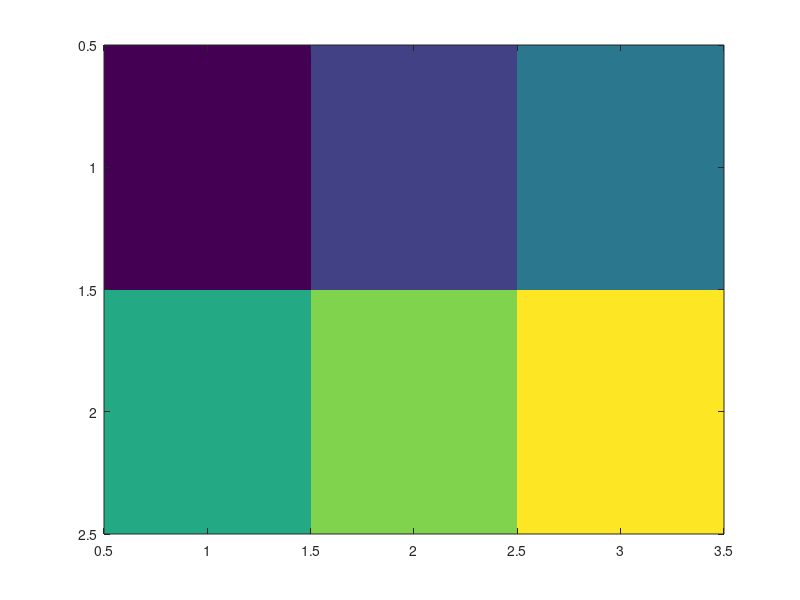
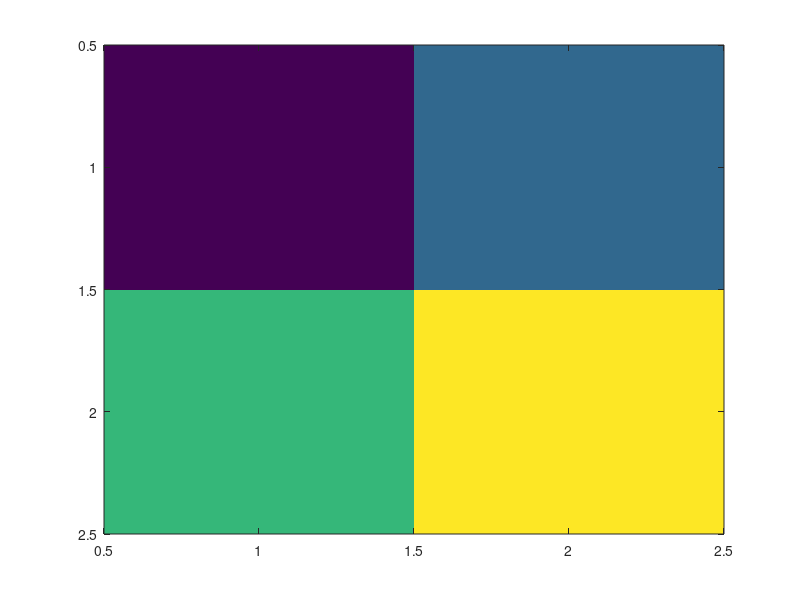
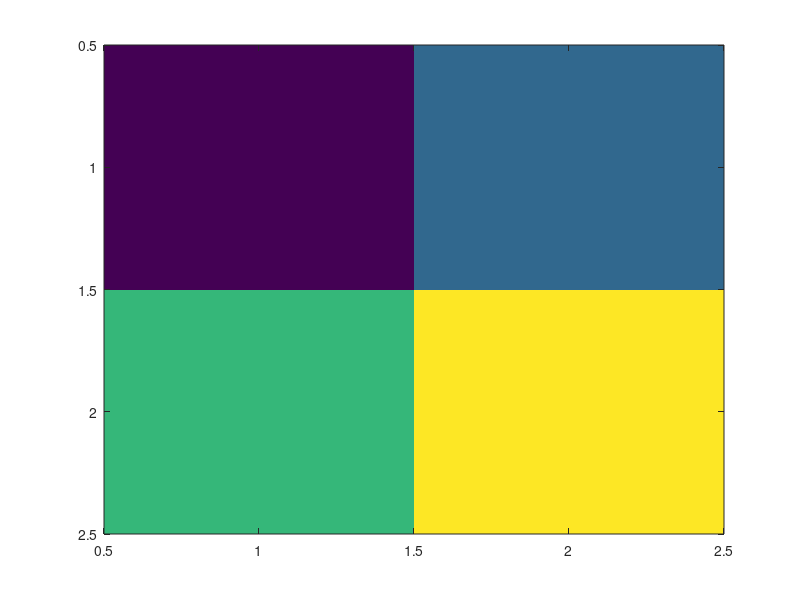
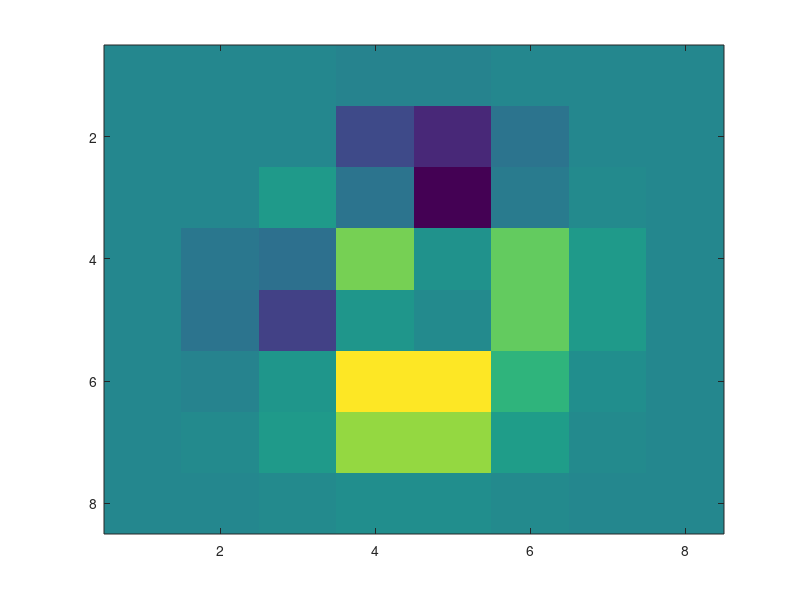

Reproduce these figures in MATLAB, in order. (Note: this script raises an error after producing the figures.)
function summary = runM34HybridImageTests(outputDirectory)
%RUNM34HYBRIDIMAGETESTS Validate explicit hybrid image assets and workflows.
    repositoryRoot = fileparts(fileparts(mfilename('fullpath')));
    if nargin < 1
        outputDirectory = fullfile(repositoryRoot, '.audit', 'm34-hybrid-image');
    end
    addpath(fullfile(repositoryRoot, 'src'));
    resetDirectory(outputDirectory);
    cases = { ...
        'R1_basic_hybrid_export', @() basicHybrid(outputDirectory); ...
        'R2_vector_default_unchanged', @() vectorDefault(outputDirectory); ...
        'R3_explicit_vector', @() explicitVector(outputDirectory); ...
        'R4_explicit_hybrid', @() explicitHybrid(outputDirectory); ...
        'R5_unknown_backend', @() unknownBackend(outputDirectory); ...
        'R6_explicit_xy', @() explicitCoordinates(outputDirectory); ...
        'R7_reversed_y', @() directionCase(outputDirectory, 'reverse'); ...
        'R8_axis_xy', @() directionCase(outputDirectory, 'normal'); ...
        'R9_custom_clim', @() rasterPixels(outputDirectory, false, 'clim'); ...
        'R10_custom_colormap', @() rasterPixels(outputDirectory, false, 'colormap'); ...
        'R11_nan_transparency', @() rasterPixels(outputDirectory, true, 'nan'); ...
        'R12_colorbar', @() colorbarCase(outputDirectory); ...
        'R13_publication_single', @() profileCase(outputDirectory, 'single-column'); ...
        'R14_publication_double', @() profileCase(outputDirectory, 'double-column'); ...
        'R15_mixed_line_image', @() mixedSeries(outputDirectory); ...
        'R16_multiple_axes', @() multipleAxes(outputDirectory); ...
        'R17_exportset_hybrid_default', @() setDefault(outputDirectory); ...
        'R18_exportset_entry_override', @() setOverride(outputDirectory); ...
        'R19_deterministic_tex', @() deterministicTex(); ...
        'R20_deterministic_png', @() deterministicAsset(outputDirectory); ...
        'R21_stale_asset_cleanup', @() staleAssetCleanup(outputDirectory); ...
        'R22_path_with_spaces', @() pathWithSpaces(outputDirectory); ...
        'R23_250x250_fixture', @() denseFixture(outputDirectory); ...
        'R24_collision_policy', @() collisionPolicy(outputDirectory)};
    rows = cell(size(cases, 1), 4); failures = 0;
    for k = 1:size(cases, 1)
        try
            detail = cases{k, 2}(); status = 'PASS';
        catch err
            status = 'FAIL'; failures = failures + 1;
            detail = sprintf('%s: %s', identifierText(err.identifier), oneLine(err.message));
        end
        rows(k, :) = {cases{k, 1}, status, detail, 'hybrid'};
    end
    resultPath = fullfile(outputDirectory, 'hybrid-results.tsv'); writeRows(resultPath, rows);
    summary = struct('failures', failures, 'tests', size(rows, 1), 'resultPath', resultPath);
    if failures > 0
        fprintf(2, 'M3.4 hybrid diagnostics from %s:\n%s', resultPath, fileread(resultPath));
        error('M2T:M34HybridTestsFailed', '%d M3.4 hybrid tests failed.', failures);
    end
end

function detail = basicHybrid(root)
    [fig, ax, cleanup] = imageFigure([1 2 3;4 5 6]); %#ok<ASGLU>
    result = m2t.export(fig, fullfile(root, 'r1-basic'), 'ImageBackend', 'hybrid');
    assertHybridSuccess(result, 1); [rgb, ~, alpha] = imread(result.render.assets{1});
    assert(isequal(size(rgb), [2 3 3]) && isempty(alpha));
    assertContains(fileread(result.texPath), '\addplot graphics[');
    detail = '2x3 PNG layer and vector PGFPlots axis compiled'; clear cleanup;
end

function detail = vectorDefault(root)
    [fig, ax, cleanup] = imageFigure([1 2;3 4]); %#ok<ASGLU>
    ir = m2t2.reader.readFigure(fig); expected = m2t2.render.renderPgfplots(ir, true);
    result = m2t.export(fig, fullfile(root, 'r2-vector-default'));
    assert(result.success && strcmp(result.render.requestedImageBackend, 'vector'));
    assert(strcmp(result.render.effectiveImageBackend, 'vector') && isempty(result.render.assets));
    assert(strcmp(fileread(result.texPath), expected));
    assertContains(fileread(result.texPath), 'matrix plot*');
    detail = 'omitted public option remains byte-identical M3.3 vector output'; clear cleanup;
end

function detail = explicitVector(root)
    [fig, ax, cleanup] = imageFigure([1 2;3 4]); %#ok<ASGLU>
    implicit = m2t.export(fig, fullfile(root, 'r3-implicit-vector'));
    explicit = m2t.export(fig, fullfile(root, 'r3-explicit-vector'), ...
                          'ImageBackend', 'vector');
    assert(implicit.success && explicit.success);
    assert(strcmp(explicit.render.requestedImageBackend, 'vector'));
    assert(strcmp(explicit.render.effectiveImageBackend, 'vector'));
    assert(isempty(explicit.render.assets));
    assert(strcmp(fileread(implicit.texPath), fileread(explicit.texPath)));
    detail = 'explicit public vector option matches omitted default'; clear cleanup;
end

function detail = explicitHybrid(root)
    [fig, ax, cleanup] = imageFigure(peaks(8)); %#ok<ASGLU>
    result = m2t.export(fig, fullfile(root, 'r4-hybrid'), 'ImageBackend', 'hybrid');
    assertHybridSuccess(result, 1);
    assert(strcmp(result.render.requestedImageBackend, 'hybrid'));
    assert(strcmp(result.render.effectiveImageBackend, 'hybrid'));
    detail = 'requested/effective backend and asset metadata exposed'; clear cleanup;
end

function detail = unknownBackend(root)
    [fig, ax, cleanup] = imageFigure([1 2;3 4]); %#ok<ASGLU>
    output = fullfile(root, 'r5-unknown');
    result = m2t.export(fig, output, 'ImageBackend', 'automatic');
    assert(~result.success && strcmp(result.diagnostics(1).code, 'M2T:IMAGE_BACKEND_UNKNOWN'));
    assert(exist([output '.tex'], 'file') ~= 2 && exist([output '-assets'], 'dir') ~= 7);
    detail = 'unknown backend rejected before output'; clear cleanup;
end

function detail = explicitCoordinates(root)
    fig = figure('Visible', 'off'); cleanup = onCleanup(@() closeFigure(fig));
    ax = axes('Parent', fig); imagesc(ax, [10 20 30], [100 200], [1 2 3;4 5 6]);
    result = m2t.export(fig, fullfile(root, 'r6-coordinates'), 'ImageBackend', 'hybrid');
    assertHybridSuccess(result, 1); tex = fileread(result.texPath);
    assertContains(tex, 'xmin=5'); assertContains(tex, 'xmax=35');
    assertContains(tex, 'ymin=50'); assertContains(tex, 'ymax=250');
    detail = 'cell edges [5,35] x [50,250] aligned'; clear cleanup;
end

function detail = directionCase(root, direction)
    [fig, ax, cleanup] = imageFigure([0 1;2 3]); set(ax, 'YDir', direction);
    result = m2t.export(fig, fullfile(root, ['r-dir-' direction]), 'ImageBackend', 'hybrid');
    assertHybridSuccess(result, 1); assertContains(fileread(result.texPath), ['y dir=' direction]);
    [rgb, ~, ~] = imread(result.render.assets{1});
    assert(~isequal(reshape(rgb(1,1,:),1,3), reshape(rgb(2,1,:),1,3)));
    detail = [direction ' YDir retained with coordinate-normal PNG rows']; clear cleanup;
end

function detail = rasterPixels(root, includeNan, suffix)
    data = [0 1;2 3]; if includeNan, data(1,2) = NaN; end
    [fig, ax, cleanup] = imageFigure(data); set(ax, 'CLim', [0 4]);
    map = [0 0 0;1 0 0;0 1 0;1 1 1]; colormap(ax, map);
    result = m2t.export(fig, fullfile(root, ['r-' suffix]), 'ImageBackend', 'hybrid');
    assertHybridSuccess(result, 1); [rgb, ~, alpha] = imread(result.render.assets{1});
    if islogical(rgb), rgb = uint8(rgb) * 255; end
    if islogical(alpha), alpha = uint8(alpha) * 255; end
    expected = uint8(255 * cat(3, [0 1;0 1], [0 0;1 1], [0 0;0 1]));
    if includeNan
        assert(alpha(1,2) == 0 && all(reshape(rgb(1,2,:),1,3) == 0));
    else
        assert(isequal(rgb, expected) && isempty(alpha));
    end
    detail = 'known CLim bins map to exact RGBA pixels'; clear cleanup;
end

function detail = colorbarCase(root)
    [fig, ax, cleanup] = imageFigure(peaks(12)); cb = colorbar(ax); ylabel(cb, 'Value');
    result = m2t.export(fig, fullfile(root, 'r12-colorbar'), 'ImageBackend', 'hybrid');
    assertHybridSuccess(result, 1); tex = fileread(result.texPath);
    assertContains(tex, 'colorbar style={'); assertContains(tex, 'ylabel={Value}');
    detail = 'ColorbarIR remains vector and compiles'; clear cleanup;
end

function detail = profileCase(root, width)
    [fig, ax, cleanup] = imageFigure(peaks(12)); colorbar(ax);
    result = m2t.export(fig, fullfile(root, ['r-profile-' width]), ...
        'ImageBackend', 'hybrid', 'Profile', 'publication', 'Width', width);
    assertHybridSuccess(result, 1); assert(strcmp(result.profile.width, width));
    [rgb, ~, ~] = imread(result.render.assets{1}); assert(isequal(size(rgb,1),12));
    detail = [width ' changes physical size, not 12x12 pixels']; clear cleanup;
end

function detail = mixedSeries(root)
    [fig, ax, cleanup] = imageFigure(peaks(15)); hold(ax, 'on');
    plot(ax, [1 15], [1 15], 'w-', 'LineWidth', 2);
    result = m2t.export(fig, fullfile(root, 'r15-mixed'), 'ImageBackend', 'hybrid');
    assertHybridSuccess(result, 1); tex = fileread(result.texPath);
    assertContains(tex, '\addplot graphics['); assertContains(tex, '\addplot+[');
    detail = 'image raster plus independent vector line'; clear cleanup;
end

function detail = multipleAxes(root)
    fig = figure('Visible','off'); cleanup = onCleanup(@() closeFigure(fig));
    first = subplot(1,2,1,'Parent',fig); imagesc(first, peaks(10));
    second = subplot(1,2,2,'Parent',fig); plot(second, 1:3, [1 3 2]);
    result = m2t.export(fig, fullfile(root, 'r16-axes'), 'ImageBackend', 'hybrid');
    assertHybridSuccess(result, 1); assert(countText(fileread(result.texPath), '\begin{axis}[') == 2);
    detail = 'hybrid image axes plus vector line axes'; clear cleanup;
end

function detail = setDefault(root)
    [fig, ax, cleanup] = imageFigure(peaks(10)); %#ok<ASGLU>
    entries = struct('figure', fig, 'name', 'heatmap');
    result = m2t.exportSet(entries, fullfile(root, 'r17-set'), ...
                           'ImageBackend', 'hybrid');
    assert(result.success && strcmp(result.entries(1).effective.imageBackend, 'hybrid'));
    manifest = jsondecode(fileread(result.manifestPath));
    assert(strcmp(manifest.defaults.imageBackend, 'hybrid'));
    assert(strcmp(manifest.figures.imageBackend, 'hybrid'));
    detail = 'set default inherited and additive schema-1 fields written'; clear cleanup;
end

function detail = setOverride(root)
    first = figure('Visible','off'); imagesc(peaks(8));
    second = figure('Visible','off'); imagesc(peaks(8));
    cleanup = onCleanup(@() closeFigures([first second]));
    entries = struct('figure',{first,second}, 'name',{'hybrid','vector'}, ...
                     'imageBackend',{[], 'vector'});
    result = m2t.exportSet(entries, fullfile(root, 'r18-set'), ...
                           'ImageBackend', 'hybrid');
    assert(result.success && strcmp(result.entries(1).effective.imageBackend,'hybrid'));
    assert(strcmp(result.entries(2).effective.imageBackend,'vector'));
    assert(numel(result.entries(1).result.render.assets)==1 && ...
           isempty(result.entries(2).result.render.assets));
    detail = 'entry override > set default > export default'; clear cleanup;
end

function detail = deterministicTex()
    [fig, ax, cleanup] = imageFigure(peaks(9)); %#ok<ASGLU>
    ir = m2t2.reader.readFigure(fig); config = m2t2.render.defaultConfig();
    first = m2t2.render.makePgfplotsPlan(ir,true,config,'hybrid','fixed-assets');
    second = m2t2.render.makePgfplotsPlan(ir,true,config,'hybrid','fixed-assets');
    assert(strcmp(first.tex, second.tex));
    detail = sprintf('byte-identical hybrid TeX bytes=%d',numel(first.tex)); clear cleanup;
end

function detail = deterministicAsset(root)
    [fig, ax, cleanup] = imageFigure(peaks(13)); %#ok<ASGLU>
    output = fullfile(root, 'r20-deterministic');
    first = m2t.export(fig, output, 'ImageBackend','hybrid','Overwrite',true);
    assertHybridSuccess(first,1); bytes = readBytes(first.render.assets{1});
    second = m2t.export(fig, output, 'ImageBackend','hybrid','Overwrite',true);
    assertHybridSuccess(second,1); assert(isequal(bytes,readBytes(second.render.assets{1})));
    detail = sprintf('byte-identical PNG bytes=%d',numel(bytes)); clear cleanup;
end

function detail = staleAssetCleanup(root)
    fig = figure('Visible','off'); cleanup = onCleanup(@() closeFigure(fig));
    ax = axes('Parent',fig); firstImage = imagesc(ax,[1 2;3 4]); hold(ax,'on');
    secondImage = imagesc(ax,[4 3;2 1]); output=fullfile(root,'r21-stale');
    first = m2t.export(fig,output,'ImageBackend','hybrid','Overwrite',true);
    assertHybridSuccess(first,2); delete(secondImage);
    second = m2t.export(fig,output,'ImageBackend','hybrid','Overwrite',true);
    assertHybridSuccess(second,1);
    assert(exist(fullfile([output '-assets'],'image-0002.png'),'file')~=2 && ishandle(firstImage));
    detail = 'owned asset directory recreated without stale image-0002'; clear cleanup;
end

function detail = pathWithSpaces(root)
    [fig, ax, cleanup] = imageFigure(peaks(10)); %#ok<ASGLU>
    result=m2t.export(fig,fullfile(root,'r22 path with spaces','heat map'), ...
                      'ImageBackend','hybrid');
    assertHybridSuccess(result,1); detail='space-containing TeX/asset path compiled'; clear cleanup;
end

function detail = denseFixture(root)
    [fig, ax, cleanup] = imageFigure(peaks(250)); %#ok<ASGLU>
    output=fullfile(root,'r23-250'); started=tic;
    result=m2t.export(fig,output,'ImageBackend','hybrid'); elapsed=toc(started);
    assertHybridSuccess(result,1); texBytes=fileBytes(result.texPath); pngBytes=fileBytes(result.render.assets{1});
    assert(texBytes < 20000 && pngBytes > 0);
    detail=sprintf('250x250 tex=%d png=%d total=%.4gs',texBytes,pngBytes,elapsed);
    clear cleanup;
end

function detail = collisionPolicy(root)
    [fig, ax, cleanup] = imageFigure(peaks(8)); %#ok<ASGLU>
    output=fullfile(root,'r24-collision'); first=m2t.export(fig,output,'ImageBackend','hybrid');
    assertHybridSuccess(first,1); second=m2t.export(fig,output,'ImageBackend','hybrid');
    assert(~second.success && strcmp(second.diagnostics(1).code,'M2T:E003:OutputExists'));
    assert(exist(first.render.assets{1},'file')==2);
    detail='Overwrite=false preserves existing TeX/PDF/assets'; clear cleanup;
end

function [fig, ax, cleanup] = imageFigure(data)
    fig=figure('Visible','off'); cleanup=onCleanup(@() closeFigure(fig));
    ax=axes('Parent',fig); imagesc(ax,data);
end

function assertHybridSuccess(result,count)
    assert(result.success && strcmp(result.status,'success'));
    assert(strcmp(result.render.effectiveImageBackend,'hybrid'));
    assert(numel(result.render.assets)==count);
    assert(exist(result.texPath,'file')==2 && exist(result.pdfPath,'file')==2);
    for k=1:count, assert(exist(result.render.assets{k},'file')==2); end
end

function bytes=readBytes(path),fid=fopen(path,'rb');assert(fid>=0);c=onCleanup(@()fclose(fid));bytes=fread(fid,Inf,'*uint8');clear c;end
function count=fileBytes(path),count=numel(readBytes(path));end
function assertContains(text,pattern),assert(~isempty(strfind(text,pattern)));end %#ok<STREMP>
function count=countText(text,pattern),count=numel(strfind(text,pattern));end %#ok<STREMP>
function closeFigure(fig),if ishandle(fig),close(fig);end,end
function closeFigures(figures),for k=1:numel(figures),closeFigure(figures(k));end,end
function resetDirectory(path),if exist(path,'dir')==7,rmdir(path,'s');end,mkdir(path);end
function value=oneLine(value),value=regexprep(value,'[\r\n\t]+',' ');end
function value=identifierText(value),if isempty(value),value='<none>';end,end
function writeRows(path,rows),fid=fopen(path,'wb');assert(fid>=0);c=onCleanup(@()fclose(fid));fprintf(fid,'case\tstatus\tdetail\tlayer\n');for k=1:size(rows,1),fprintf(fid,'%s\t%s\t%s\t%s\n',rows{k,:});end,clear c;end
